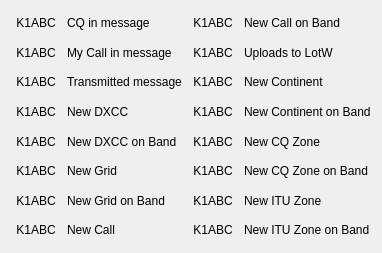
<?xml version="1.0" encoding="UTF-8"?>
<ui version="4.0">
 <class>ColorHighlighting</class>
 <widget class="QDialog" name="ColorHighlighting">
  <property name="geometry">
   <rect>
    <x>0</x>
    <y>0</y>
    <width>382</width>
    <height>253</height>
   </rect>
  </property>
  <layout class="QGridLayout" name="gridLayout">
   <item row="1" column="0">
    <widget class="QLabel" name="example2_label">
     <property name="autoFillBackground">
      <bool>true</bool>
     </property>
     <property name="text">
      <string>K1ABC</string>
     </property>
     <property name="alignment">
      <set>Qt::AlignCenter</set>
     </property>
    </widget>
   </item>
   <item row="0" column="0">
    <widget class="QLabel" name="example1_label">
     <property name="autoFillBackground">
      <bool>true</bool>
     </property>
     <property name="text">
      <string>K1ABC</string>
     </property>
     <property name="alignment">
      <set>Qt::AlignCenter</set>
     </property>
    </widget>
   </item>
   <item row="0" column="1">
    <widget class="QLabel" name="p1_label">
     <property name="text">
      <string>CQ in message</string>
     </property>
    </widget>
   </item>
   <item row="2" column="0">
    <widget class="QLabel" name="example3_label">
     <property name="autoFillBackground">
      <bool>true</bool>
     </property>
     <property name="text">
      <string>K1ABC</string>
     </property>
     <property name="alignment">
      <set>Qt::AlignCenter</set>
     </property>
    </widget>
   </item>
   <item row="1" column="1">
    <widget class="QLabel" name="p2_label">
     <property name="text">
      <string>My Call in message</string>
     </property>
    </widget>
   </item>
   <item row="2" column="1">
    <widget class="QLabel" name="p3_label">
     <property name="text">
      <string>Transmitted message</string>
     </property>
    </widget>
   </item>
   <item row="3" column="0">
    <widget class="QLabel" name="example4_label">
     <property name="autoFillBackground">
      <bool>true</bool>
     </property>
     <property name="text">
      <string>K1ABC</string>
     </property>
     <property name="alignment">
      <set>Qt::AlignCenter</set>
     </property>
    </widget>
   </item>
   <item row="3" column="1">
    <widget class="QLabel" name="p4_label">
     <property name="text">
      <string>New DXCC</string>
     </property>
    </widget>
   </item>
   <item row="5" column="1">
    <widget class="QLabel" name="p6_label">
     <property name="text">
      <string>New Grid</string>
     </property>
    </widget>
   </item>
   <item row="4" column="1">
    <widget class="QLabel" name="p5_label">
     <property name="text">
      <string>New DXCC on Band</string>
     </property>
    </widget>
   </item>
   <item row="4" column="0">
    <widget class="QLabel" name="example5_label">
     <property name="autoFillBackground">
      <bool>true</bool>
     </property>
     <property name="text">
      <string>K1ABC</string>
     </property>
     <property name="alignment">
      <set>Qt::AlignCenter</set>
     </property>
    </widget>
   </item>
   <item row="5" column="0">
    <widget class="QLabel" name="example6_label">
     <property name="autoFillBackground">
      <bool>true</bool>
     </property>
     <property name="text">
      <string>K1ABC</string>
     </property>
     <property name="alignment">
      <set>Qt::AlignCenter</set>
     </property>
    </widget>
   </item>
   <item row="6" column="0">
    <widget class="QLabel" name="example7_label">
     <property name="autoFillBackground">
      <bool>true</bool>
     </property>
     <property name="text">
      <string>K1ABC</string>
     </property>
     <property name="alignment">
      <set>Qt::AlignCenter</set>
     </property>
    </widget>
   </item>
   <item row="7" column="1">
    <widget class="QLabel" name="p8_label">
     <property name="text">
      <string>New Call</string>
     </property>
    </widget>
   </item>
   <item row="6" column="1">
    <widget class="QLabel" name="p7_label">
     <property name="text">
      <string>New Grid on Band</string>
     </property>
    </widget>
   </item>
   <item row="7" column="0">
    <widget class="QLabel" name="example8_label">
     <property name="autoFillBackground">
      <bool>true</bool>
     </property>
     <property name="text">
      <string>K1ABC</string>
     </property>
     <property name="alignment">
      <set>Qt::AlignCenter</set>
     </property>
    </widget>
   </item>
   <item row="0" column="2">
    <widget class="QLabel" name="example9_label">
     <property name="autoFillBackground">
      <bool>true</bool>
     </property>
     <property name="text">
      <string>K1ABC</string>
     </property>
     <property name="alignment">
      <set>Qt::AlignCenter</set>
     </property>
    </widget>
   </item>
   <item row="1" column="2">
    <widget class="QLabel" name="example10_label">
     <property name="autoFillBackground">
      <bool>true</bool>
     </property>
     <property name="text">
      <string>K1ABC</string>
     </property>
     <property name="alignment">
      <set>Qt::AlignCenter</set>
     </property>
    </widget>
   </item>
   <item row="0" column="3">
    <widget class="QLabel" name="p9_label">
     <property name="text">
      <string>New Call on Band</string>
     </property>
    </widget>
   </item>
   <item row="1" column="3">
    <widget class="QLabel" name="p10_label">
     <property name="text">
      <string>Uploads to LotW</string>
     </property>
    </widget>
   </item>
   <item row="2" column="2">
    <widget class="QLabel" name="example11_label">
     <property name="autoFillBackground">
      <bool>true</bool>
     </property>
     <property name="text">
      <string>K1ABC</string>
     </property>
     <property name="alignment">
      <set>Qt::AlignCenter</set>
     </property>
    </widget>
   </item>
   <item row="3" column="2">
    <widget class="QLabel" name="example12_label">
     <property name="autoFillBackground">
      <bool>true</bool>
     </property>
     <property name="text">
      <string>K1ABC</string>
     </property>
     <property name="alignment">
      <set>Qt::AlignCenter</set>
     </property>
    </widget>
   </item>
   <item row="4" column="2">
    <widget class="QLabel" name="example13_label">
     <property name="autoFillBackground">
      <bool>true</bool>
     </property>
     <property name="text">
      <string>K1ABC</string>
     </property>
     <property name="alignment">
      <set>Qt::AlignCenter</set>
     </property>
    </widget>
   </item>
   <item row="5" column="2">
    <widget class="QLabel" name="example14_label">
     <property name="autoFillBackground">
      <bool>true</bool>
     </property>
     <property name="text">
      <string>K1ABC</string>
     </property>
     <property name="alignment">
      <set>Qt::AlignCenter</set>
     </property>
    </widget>
   </item>
   <item row="6" column="2">
    <widget class="QLabel" name="example15_label">
     <property name="autoFillBackground">
      <bool>true</bool>
     </property>
     <property name="text">
      <string>K1ABC</string>
     </property>
     <property name="alignment">
      <set>Qt::AlignCenter</set>
     </property>
    </widget>
   </item>
   <item row="7" column="2">
    <widget class="QLabel" name="example16_label">
     <property name="autoFillBackground">
      <bool>true</bool>
     </property>
     <property name="text">
      <string>K1ABC</string>
     </property>
     <property name="alignment">
      <set>Qt::AlignCenter</set>
     </property>
    </widget>
   </item>
   <item row="2" column="3">
    <widget class="QLabel" name="p11_label">
     <property name="text">
      <string>New Continent</string>
     </property>
    </widget>
   </item>
   <item row="3" column="3">
    <widget class="QLabel" name="p12_label">
     <property name="text">
      <string>New Continent on Band</string>
     </property>
    </widget>
   </item>
   <item row="4" column="3">
    <widget class="QLabel" name="p13_label">
     <property name="text">
      <string>New CQ Zone</string>
     </property>
    </widget>
   </item>
   <item row="5" column="3">
    <widget class="QLabel" name="p14_label">
     <property name="text">
      <string>New CQ Zone on Band</string>
     </property>
    </widget>
   </item>
   <item row="6" column="3">
    <widget class="QLabel" name="p15_label">
     <property name="text">
      <string>New ITU Zone</string>
     </property>
    </widget>
   </item>
   <item row="7" column="3">
    <widget class="QLabel" name="p16_label">
     <property name="text">
      <string>New ITU Zone on Band</string>
     </property>
    </widget>
   </item>
  </layout>
 </widget>
 <resources/>
 <connections/>
</ui>
